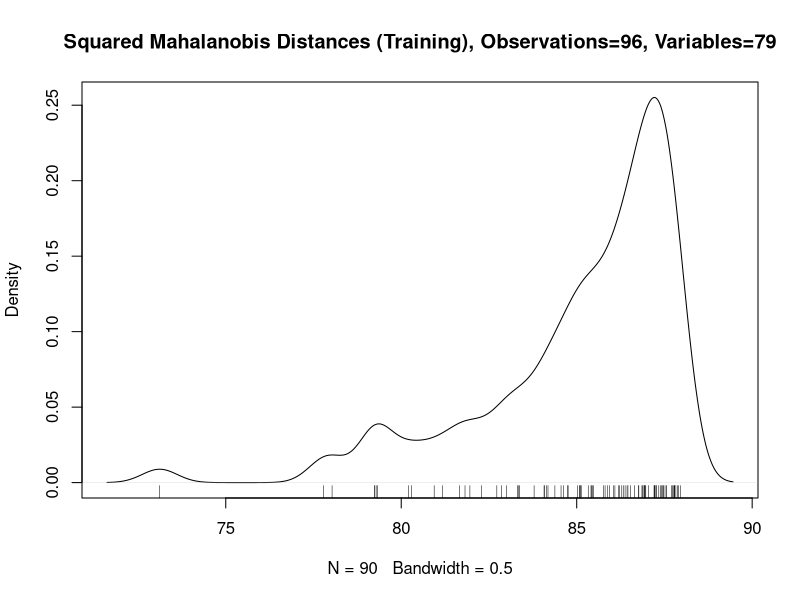
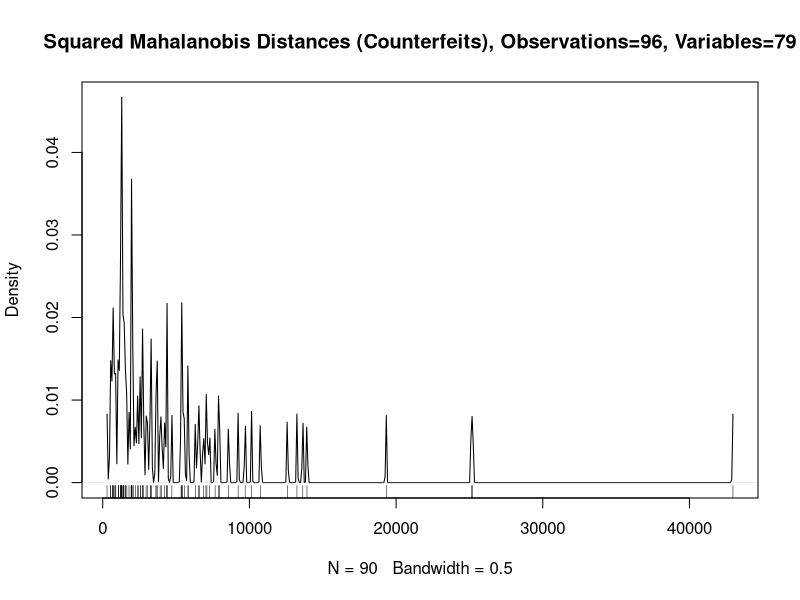
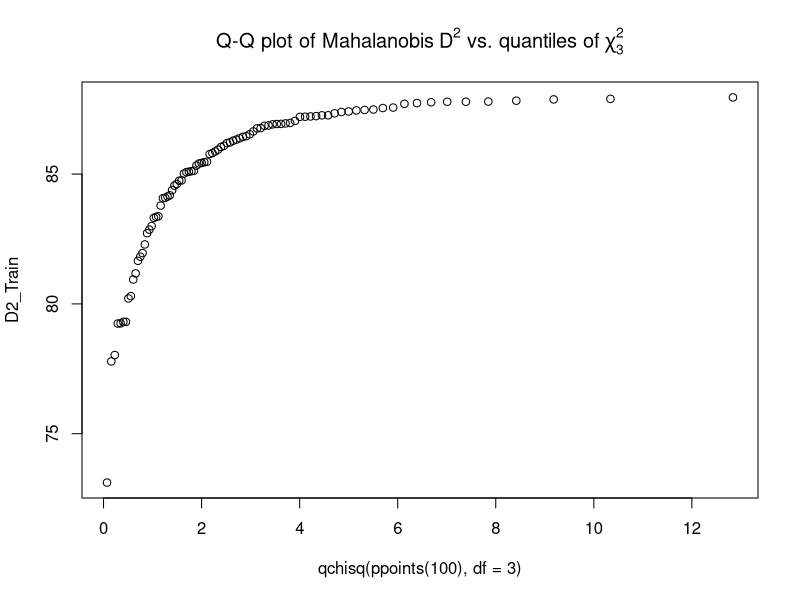
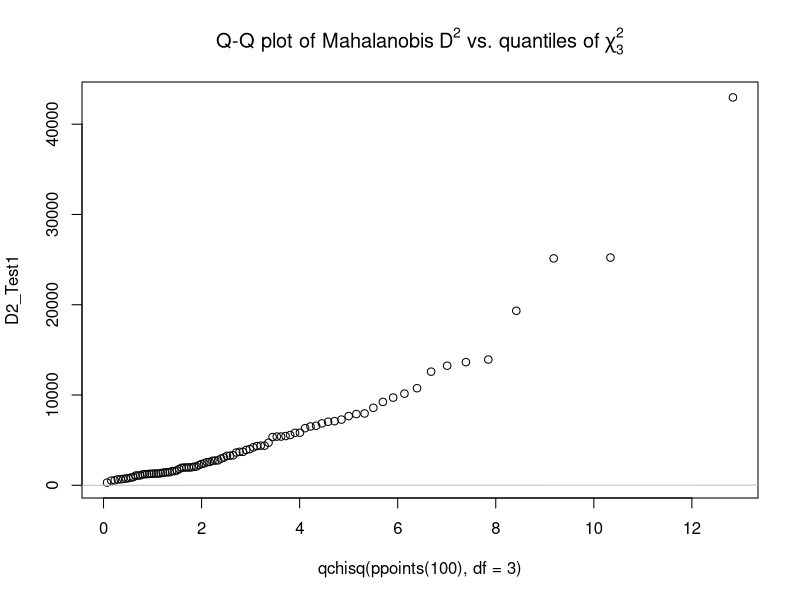

Write the R code that produced these figures, in order.
#Let's get started...

#setwd 
setwd("/Users/don/Documents/R/UnSCA_EC/")

#getwd
getwd()








train_raw <- read.csv("Bill 1 LD TV Train.csv", header = TRUE) 

test_1 <- read.csv("Bill 1 LU BV Test.csv", header = TRUE) 
#test_2 <- read.csv("Test2_set.csv", header = TRUE)



#Convert each file.csv into a column-matrix
train_matrix <- rbind(train_raw)
test1_matrix <- cbind(test_1) 
#test2_matrix <- cbind(test_2)  


#Covariances
train_cov <- cov(train_matrix)
test1_cov <- cov(test1_matrix)
#test2_cov <- cov(test2_matrix)

#Inverse
train_inv <- solve(train_cov)
test1_inv <- solve(test1_cov)
#test2_inv <- solve(test2_cov)


#Mahalanobis for all sets
D2_Train <- mahalanobis(train_matrix, colMeans(train_matrix), train_cov)  
D2_Test1 <- mahalanobis(test1_matrix, colMeans(test1_matrix), train_cov)
#D2_Test2 <- mahalanobis(test2_matrix, colMeans(train_matrix), train_cov) 

#write D2's into csv.files for quick observations
write.table(D2_Train, file = "D2_Train.csv",row.names=FALSE, na="",col.names=FALSE, sep=",")
write.table(D2_Test1, file = "D2_Test1.csv",row.names=FALSE, na="",col.names=FALSE, sep=",")
#write.table(D2_Test2, file = "D2_Test2.csv",row.names=FALSE, na="",col.names=FALSE, sep=",")

#DENSITY PLOTS
plot(density(D2_Train, bw = 0.5),
     main="Squared Mahalanobis Distances (Training), Observations=96, Variables=79") ; rug(D2_Train)
plot(density(D2_Test1, bw = 0.5),
     main="Squared Mahalanobis Distances (Counterfeits), Observations=96, Variables=79") ; rug(D2_Test1)
#plot(density(D2_Test2, bw = 0.5),
#     main="Squared Mahalanobis Distances (Counterfeits vs Training), Observations=96, Variables=79") ; rug(D2_Test2)



################
#Q-Q Plots (Training)
D2_Train_Plot <- qqplot(qchisq(ppoints(100), df = 3), D2_Train,
                        main = expression("Q-Q plot of Mahalanobis" * ~D^2 *
                                            " vs. quantiles of" * ~ chi[3]^2))


D2_Train_cft_Plot <- qqplot(qchisq(ppoints(100), df = 3), D2_Test1,
                            main = expression("Q-Q plot of Mahalanobis" * ~D^2 *
                                                " vs. quantiles of" * ~ chi[3]^2))


#D2_Train_cft_vs_legit_Plot <- qqplot(qchisq(ppoints(100), df = 3), D2_Test2,
#                                     main = expression("Q-Q plot of Mahalanobis" * ~D^2 *
#                                                         " vs. quantiles of" * ~ chi[3]^2))

abline(0,1,col='gray')  #I don't get why this is here...


